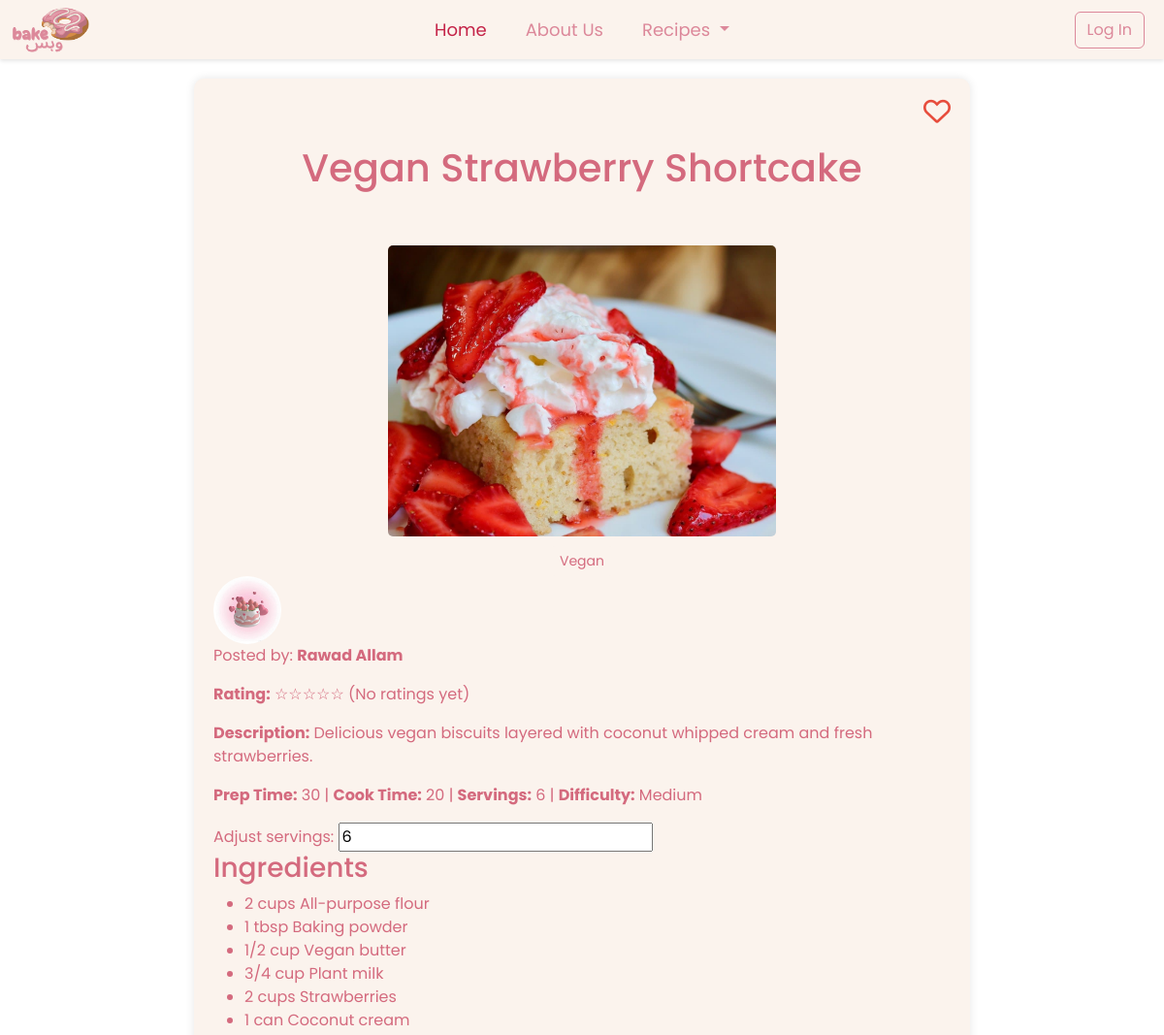
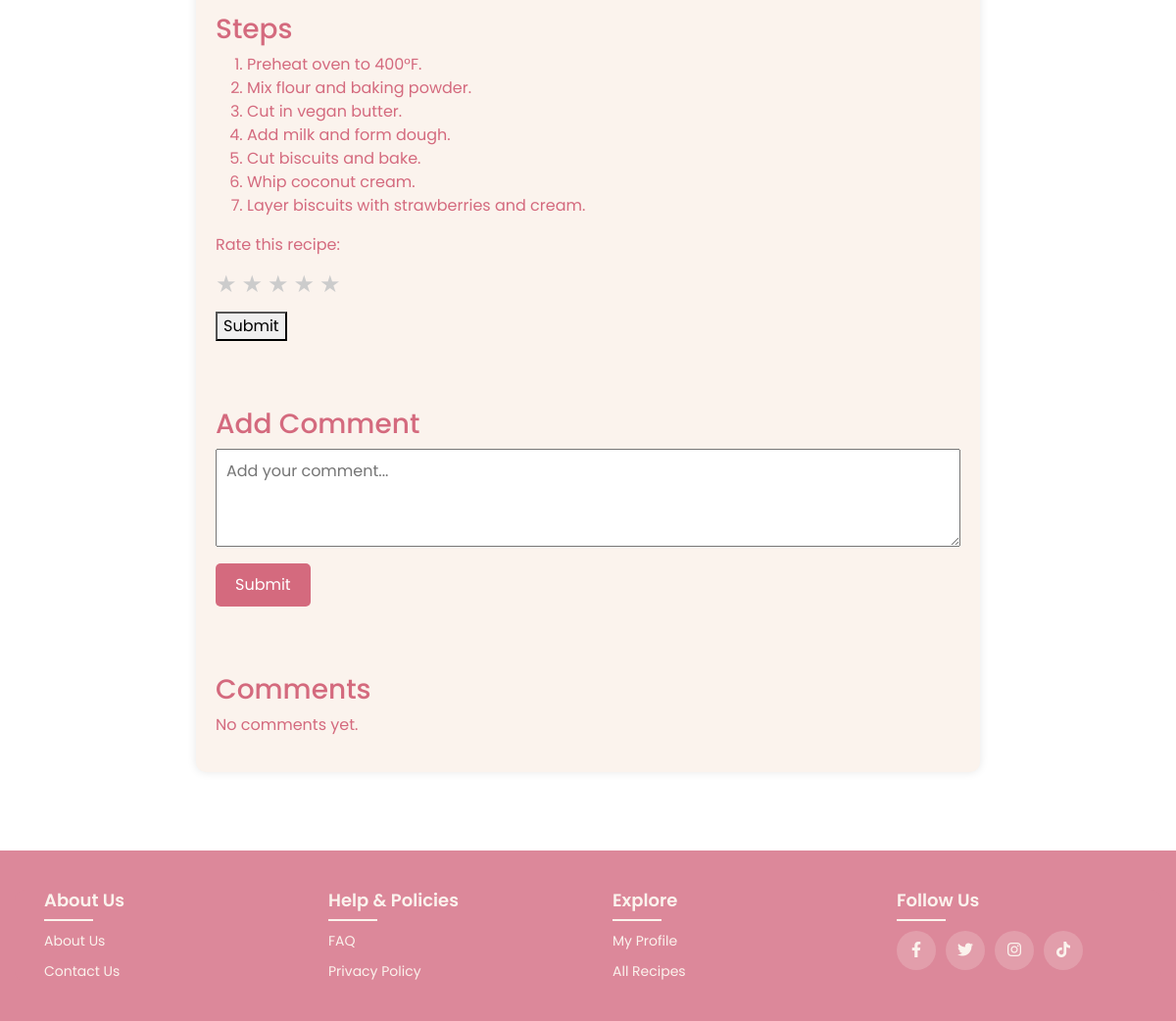
The app's page /individual-recipes.php?id=137 with its own data (2 pictures, top to bottom).
### tables this page shows
CREATE TABLE `recipe` (
  `id` int(11) NOT NULL,
  `name` varchar(255) NOT NULL,
  `description` text DEFAULT NULL,
  `category` varchar(100) NOT NULL,
  `prep_time` int(11) DEFAULT NULL,
  `cook_time` int(11) DEFAULT NULL,
  `servings` int(11) DEFAULT NULL,
  `difficulty` enum('Easy','Medium','Hard') NOT NULL DEFAULT 'Easy',
  `image` varchar(255) DEFAULT NULL,
  `ingredients` text DEFAULT NULL,
  `steps` text DEFAULT NULL,
  `user` varchar(255) DEFAULT NULL,
  `created_at` timestamp NOT NULL DEFAULT current_timestamp(),
  `user_id` int(11) NOT NULL
);

CREATE TABLE `users` (
  `user_id` int(11) NOT NULL,
  `username` varchar(50) NOT NULL,
  `email` varchar(100) NOT NULL,
  `password_hash` varchar(255) NOT NULL,
  `profile_picture` varchar(255) DEFAULT 'images/default.png',
  `bio` varchar(270) DEFAULT 'No bio yet',
  `hobbies` varchar(150) DEFAULT 'Still looking for new hobbies...',
  `Userrole` varchar(8) DEFAULT 'Baker'
);

### individual-recipes.php (the view, shortened to what this page needs)
<?php
    include 'individualrecipe.php';
    $isLoggedIn = isset($_SESSION['user_id']);
    $user_id = $_SESSION['user_id'];
    $recipe_id = $_GET['id'];
    $query = "SELECT * FROM recipe WHERE id = :id";
    $stmt = $con->prepare($query);
    $stmt->bindParam(':id', $recipe_id, PDO::PARAM_INT);
    $stmt->execute();
    $recipe = $stmt->fetch(PDO::FETCH_ASSOC);
    $userQuery = $con->prepare("SELECT username, profile_picture FROM users WHERE user_id = ?");
    $userQuery->execute([$recipe['user_id']]);
    $userInfo = $userQuery->fetch();
    $ingredients = json_decode($recipe['ingredients'], true);
    $steps = json_decode($recipe['steps'], true);
    $ratingQuery = $con->prepare("SELECT AVG(rating) AS avg_rating FROM reviews WHERE recipe_id = ?");
    $ratingQuery->execute([$recipe_id]);
    $ratingResult = $ratingQuery->fetch();
    function checkIfFavorited($user_id, $recipe_id, $con) {
        $stmt = $con->prepare("SELECT * FROM favorites WHERE user_id = :user_id AND recipe_id = :recipe_id");
        $stmt->bindParam(':user_id', $user_id, PDO::PARAM_INT);
        $stmt->bindParam(':recipe_id', $recipe_id, PDO::PARAM_INT);
        $stmt->execute();
        return $stmt->rowCount() > 0;
    }
    $isFavorited = checkIfFavorited($user_id, $recipe_id, $con);
?>
<!DOCTYPE html>
<html lang="en">
<head>
    <link href="https://cdn.jsdelivr.net/npm/bootstrap@5.3.2/dist/css/bootstrap.min.css" rel="stylesheet">
    <link rel="stylesheet" href="https://cdnjs.cloudflare.com/ajax/libs/font-awesome/6.0.0/css/all.min.css">
</head>
<body>
    <nav class="navbar custom-navbar sticky-top">
        <div class="container-fluid">
            <a class="navbar-brand" href="#">
                <img src="images/final.png" alt="Website Logo" width="80" height="50" class="d-inline-block align-text-top">
            </a>
            <ul class="navbar-nav d-flex flex-row">
                <li class="nav-item me-3">
                    <a class="nav-link active" aria-current="page" href="index.php">Home</a>
                </li>
                <li class="nav-item me-3">
                    <a class="nav-link" href="about us.php">About Us</a>
                </li>
                <li class="nav-item dropdown me-3">
                    <a class="nav-link dropdown-toggle" href="#" role="button" data-bs-toggle="dropdown" aria-expanded="false">
                        Recipes
                    </a>
                </li>
            </ul>
            <div class="d-flex">
                <?php if (!$isLoggedIn): ?>
                    <button class="btn btn-outline-danger me-2" onclick="window.location.href='login.php'">Log In</button>
                <?php endif; ?>
            </div>
        </div>
    </nav>
    <div class="container">
        <i class="<?php echo $isFavorited ? 'fa-solid' : 'fa-regular'; ?> fa-heart favorite-heart" id="favoriteHeart" onclick="toggleFavorite(<?php echo $user_id; ?>, <?php echo $recipe_id; ?>)"></i>
        <br></br>
        <div class="recipe-header">
            <h1><?= htmlspecialchars($recipe['name'] ?? 'No Name Available') ?></h1>
            <br></br>
            <img src="images/<?= htmlspecialchars($recipe['image'] ?? 'default.jpg') ?>" alt="Recipe Image" class="recipe-img" style="width: 400px; height: 300px; object-fit: cover;">
            <div class="categories">
                <?php
                $categories = explode(',', $recipe['category'] ?? '');
                $categories = array_unique($categories);
                foreach ($categories as $category) {
                    echo '<div class="category">' . htmlspecialchars(trim($category)) . '</div>';
                }
                ?>
            </div>
        </div>
        <div class="user-info">
            <img src="<?= htmlspecialchars($userInfo['profile_picture'] ?? 'default.png') ?>" alt="User Picture" class="user-pic">
            <p>Posted by: <strong><?= htmlspecialchars($userInfo['username'] ?? 'Unknown User') ?></strong></p>
        </div>
        <?php
            $averageRating = $ratingResult['avg_rating'];
            echo '<p><strong>Rating:</strong> ';
            if ($averageRating) {
                $roundedRating = round($averageRating);
                for ($i = 1; $i <= 5; $i++) {
                    echo ($i <= $roundedRating) ? '★' : '☆';
                }
                echo " (" . number_format($averageRating, 1) . " / 5)";
            } else {
                echo str_repeat('☆', 5);
                echo " (No ratings yet)";
            }
            echo '</p>';
        ?>
        <p><strong>Description:</strong> <?= htmlspecialchars($recipe['description']) ?></p>
        <p><strong>Prep Time:</strong> <?= htmlspecialchars($recipe['prep_time']) ?> | <strong>Cook Time:</strong>  <?= htmlspecialchars($recipe['cook_time']) ?> | <strong>Servings:</strong> <?= htmlspecialchars($recipe['servings']) ?> | <strong>Difficulty:</strong> <?= htmlspecialchars($recipe['difficulty']) ?></p>
        <div class="serving-calculator">
            <label for="servingInput">Adjust servings:</label>
            <input type="number" id="servingInput" value=<?= htmlspecialchars($recipe['servings']) ?> min="1" onchange="adjustIngredients()">
        </div>
        <h3>Ingredients</h3>
        <ul id="ingredients-list">
            <?php
            foreach ($ingredients as $ingredient) {
                echo "<li id=\"ingredient-" . htmlspecialchars($ingredient['ingredient']) . "\" data-quantity=\"" . htmlspecialchars($ingredient['quantity']) . "\">" . htmlspecialchars($ingredient['quantity']) . " " . htmlspecialchars($ingredient['ingredient']) . "</li>";
            }
            ?>
        </ul>
        <h3>Steps</h3>
        <ol id="steps-list">
            <?php
            foreach ($steps as $step) {
                echo "<li>" . htmlspecialchars($step) . "</li>";
            }
            ?>
        </ol>
        <div class="user-rating">
                    <form method="post" action="">
                        <label for="rating">Rate this recipe:</label>
                        <div class="star-rating">
                            <?php for ($i = 1; $i <= 5; $i++): ?>
                                <span class="star" data-value="<?= $i ?>" onclick="setRating(<?= $i ?>)">
                                    ★
                                </span>
                            <?php endfor; ?>
                        </div>
                        <button type="submit" name="submit_rating">Submit</button>
                    </form>
                </div>
                <div class="discussion-section">
                <br></br>
                <h3>Add Comment</h3>
                <form method="POST" action="individual-recipes.php?id=<?php echo $recipe_id; ?>" style="margin-bottom: 20px;">
                    <textarea name="comment" placeholder="Add your comment..." required
                        style="width: 100%; height: 100px; padding: 10px; font-size: 16px; resize: vertical;"></textarea>
                    <button type="submit"
                        style="margin-top: 10px; padding: 10px 20px; font-size: 16px; display: block;">Submit</button>
                </form>
                <br></br>
                <h3>Comments</h3>
                <div id="commentsList">
                    <?php
                    $hasComments = false;
                    if (!$hasComments) {
                        echo '<p>No comments yet.</p>';
                    }
                    ?>
                </div>
            </div>
        </div>
</body>
    <footer class="footer">
        <div class="container">
            <div class="row">
                <div class="footer-col">
                    <h4>About Us</h4>
                    <ul>
                        <li><a href="about us.php">About us</a></li>
                        <li><a href="contactUs.php">Contact us</a></li>
                    </ul>
                </div>
                <div class="footer-col">
                    <h4>Help & Policies</h4>
                    <ul>
                        <li><a href="#faqpage.php">FAQ</a></li>
                        <li><a href="privacy.php">Privacy Policy</a></li>
                    </ul>
                </div>
                <div class="footer-col">
                    <h4>Explore</h4>
                    <ul>
                        <li><a href="profile page.php">My Profile</a></li>
                        <li><a href="recipes.php">All Recipes</a></li>
                    </ul>
                </div>
                <div class="footer-col">
                    <h4>Follow Us</h4>
                    <div class="social-links">
                        <a href="#"><i class="fab fa-facebook-f"></i></a>
                        <a href="#"><i class="fab fa-twitter"></i></a>
                        <a href="#"><i class="fab fa-instagram"></i></a>
                        <a href="#"><i class="fab fa-tiktok"></i></a>
                    </div>
                </div>
            </div>
        </div>
    </footer>
</html>

### individual-recipes.php (style rules this page uses)
body { background-image: url('https://i.pinimg.com/736x/ec/88/01/ec88011e4d940a6fbfde37d59b58b85b.jpg'); background-size: cover; font-family: 'Poppins', sans-serif; color: #d46a7e; margin: 0; padding: 0; }
.container { background: #fbf3ed; padding: 20px; border-radius: 10px; max-width: 800px; margin: 20px auto; box-shadow: 0 0 10px rgba(0, 0, 0, 0.1); position: relative; }
.custom-navbar { font-family: 'Poppins', sans-serif; font-size: 20px; background-color: #fbf3ed !important; box-shadow: 0 2px 4px rgba(0, 0, 0, 0.1); z-index: 1000; padding: 0; }
.custom-navbar.sticky-top { position: sticky; top: 0; }
.custom-navbar .navbar-nav .nav-link { color: #dc889a !important; font-size: 18px; padding: 8px 12px; transition: color 0.3s ease; }
.custom-navbar .navbar-nav .nav-link.active, .custom-navbar .navbar-nav .nav-link:hover { color: #c42348 !important; }
.custom-navbar .navbar-brand { color: #dc889a !important; font-size: 18px; margin-left: 0; }
.btn-outline-danger { border-color: #dc889a; color: #dc889a; transition: all 0.3s ease; }
.recipe-header { text-align: center; }
.recipe-img { width: 30%; border-radius: 5px; }
.categories { text-align: center; margin-top: 10px; display: flex; flex-wrap: wrap; gap: 10px; justify-content: center; }
.category { background: #fbf3ed; padding: 5px 10px; border-radius: 5px; font-size: 14px; }
.favorite-heart { font-size: 28px; color: #e74c3c; cursor: pointer; transition: color 0.3s; position: absolute; top: 20px; right: 20px; }
.rating-section, .discussion-section { margin-top: 20px; }
.star-rating { display: flex; gap: 5px; margin: 10px 0; }
.star { cursor: pointer; font-size: 24px; color: #ccc; }
.discussion-section button { padding: 10px 20px; background: #d46a7e; color: #fff; border: none; border-radius: 5px; cursor: pointer; }
.user-info img { width: 70px; height: 70px; border-radius: 50%; object-fit: cover; }
.footer { background-color: #dc889a; padding: 40px 0; font-family: 'Poppins', sans-serif; margin-top: 80px; color: #fbf3ed; }
.footer .container { background-color: #dc889a; max-width: 1170px; margin: auto; padding: 0 15px; box-shadow: none; border: none; }
.footer .row { display: flex; flex-wrap: wrap; justify-content: space-between; gap: 20px; margin: 0; padding: 0; }
.footer-col { flex: 1; min-width: 200px; padding: 0 15px; }
.footer-col h4 { font-size: 18px; color: #fbf3ed; text-transform: capitalize; margin-bottom: 20px; font-weight: 600; position: relative; }
.footer-col h4::before { content: ''; position: absolute; left: 0; bottom: -10px; background-color: #fbf3ed; height: 2px; box-sizing: border-box; width: 50px; }
.footer-col ul { list-style: none; padding-left: 0; margin: 0; }
.footer-col ul li:not(:last-child) { margin-bottom: 10px; }
.footer-col ul li a { font-size: 14px; text-transform: capitalize; color: #fbf3ed; text-decoration: none; font-weight: 400; display: block; transition: all 0.3s ease; }
.footer-col .social-links { display: flex; gap: 10px; }
.footer-col .social-links a { display: inline-block; height: 40px; width: 40px; background-color: rgba(251, 243, 237, 0.2); text-align: center; line-height: 40px; border-radius: 50%; color: #fbf3ed; transition: all 0.5s ease; }

### records on screen
recipe: name "Vegan Strawberry Shortcake", image (picture), category "Vegan", description "Delicious vegan biscuits layered with coconut whipped cream and fresh strawberries.", prep_time "30", cook_time "20", servings "6", difficulty "Medium", steps "Preheat oven to 400°F.", steps "Mix flour and baking powder.", steps "Cut in vegan butter.", steps "Add milk and form dough.", steps "Cut biscuits and bake.", steps "Whip coconut cream.", steps "Layer biscuits with strawberries and cream."
users: profile_picture (placeholder picture), username "Rawad Allam"

### other values on screen
str_repeat('☆', 5) "☆☆☆☆☆"
$ingredient['quantity'] "2 cups"
$ingredient['ingredient'] "All-purpose flour"
$ingredient['quantity'] "1 tbsp"
$ingredient['ingredient'] "Baking powder"
$ingredient['quantity'] "1/2 cup"
$ingredient['ingredient'] "Vegan butter"
$ingredient['quantity'] "3/4 cup"
$ingredient['ingredient'] "Plant milk"
$ingredient['ingredient'] "Strawberries"
$ingredient['quantity'] "1 can"
$ingredient['ingredient'] "Coconut cream"
